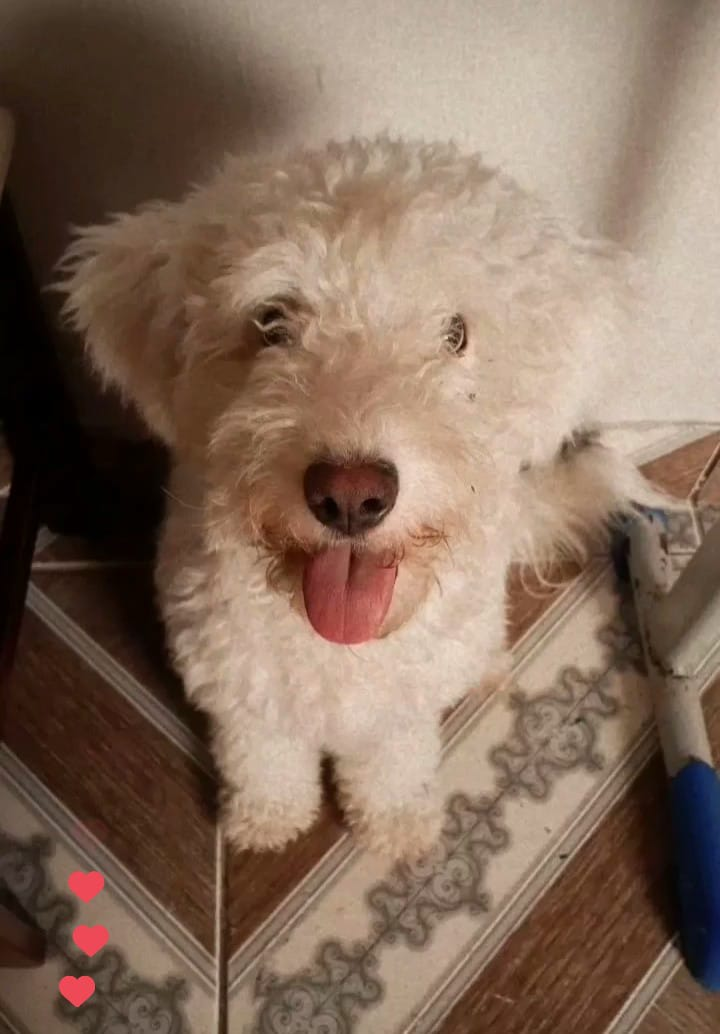
#> input picture Marrie.jpeg, 720 x 1034 px
$ python main-questao-1.py
#> lines starting #> are read from the running program, lines starting #| are printed output that depends on the picture; long printed decimals are rounded
import cv2
import numpy as np

imagem = cv2.imread("Marrie.jpeg")
#> imagem is the input picture: shape (1034, 720, 3); mean B, G, R 91.7, 108.4, 132.1

if imagem is None:
    print("Imagem não encontrada")
else:
    print("Tem imagem")
    print("")

    altura, largura, canais = imagem.shape
#> altura = 1034; largura = 720; canais = 3
    tipo = imagem.dtype

    imagem_cinza = cv2.cvtColor(imagem, cv2.COLOR_BGR2GRAY)
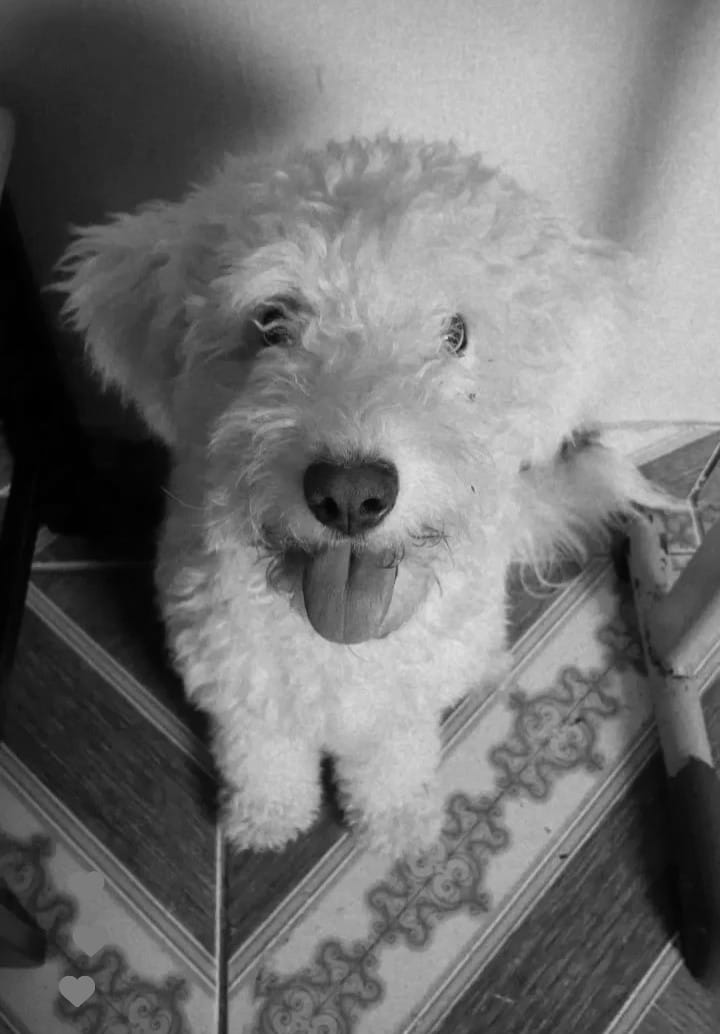
#> imagem_cinza: shape (1034, 720); min 0, max 228, mean 113.5

    cinza_maximo = np.max(imagem_cinza)
#> cinza_maximo = 228
    cinza_medio  = np.mean(imagem_cinza)
#> cinza_medio = 113.5
    cinza_minimo = np.min(imagem_cinza)
#> cinza_minimo = 0

    print(f"altura: {altura}")
#| altura: 1034
    print(f"largura: {largura}")
#| largura: 720
    print(f"canais de cor: {canais}")
#| canais de cor: 3
    print(f"tipo de dado: {tipo}")
#| tipo de dado: uint8
    print(f"tom de cinza maximo: {cinza_maximo}")
#| tom de cinza maximo: 228
    print(f"tom de cinza medio: {cinza_medio}")
#| tom de cinza medio: 113.548
    print(f"tom de cinza minimo: {cinza_minimo}")
#| tom de cinza minimo: 0
